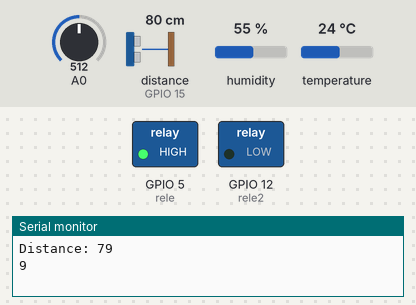
Simulated run of this sketch. Board: ESP8266 (NodeMCU). On the bench: switched loads named in the sketch (green lamp = pin HIGH), the last lines printed to the serial monitor. Wiring (inferred from the names in the program): ultrasonic range finder: trigger GPIO 13; echo GPIO 15. Inputs (shaded band) come from the test bench; at power-on: A0 = 512, distance to the obstacle (sensor on GPIO 15) 80 cm, humidity 55 %, temperature 24 °C. The echo pulse lasts 58.3 µs per cm; WiFi joins after 1.5 s; servers stay silent unless stated; pins used as bus, display or sensor lines are not drawn.

Above: at 5.2 s.
5.3 s: A0 set to 738
7.0 s: A0 set to 759
At 8.4 s:
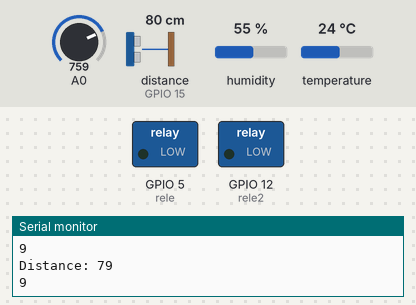
9.3 s: A0 set to 740
At 11.1 s:
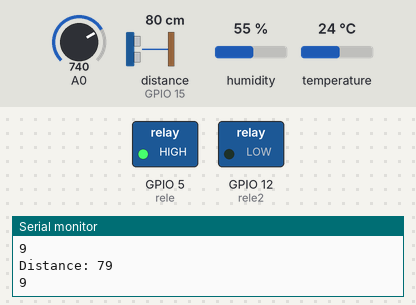
Timing chart, 0 to 12.6 s (numbered marks = the images above; inputs shaded):
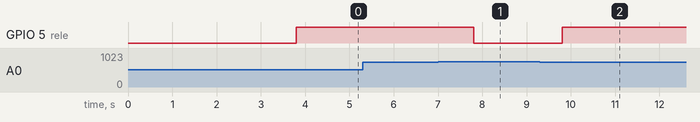

Measured:
- the behaviour switches between 750 and 751 on A0 (found by bisection; images 0 and 1)
- after the input at 7.0 s, GPIO 5 (rele): HIGH → LOW after 0.80 s
- after the input at 9.3 s, GPIO 5 (rele): LOW → HIGH after 0.50 s

The sketch:

invernadero.ino
```cpp
#include <ESP8266WiFi.h>
#include <BlynkSimpleEsp8266.h>
#include <DHT.h>
#define BLYNK_PRINT Serial
#define DHTPIN 4
#define DHTTYPE DHT11
int rele = 5;
int rele2 = 12;
int riegos = 0;
int llenadas = 0;
const int trigPin = 13;
const int echoPin = 15;
long duration;
int distance;
int nivel;
DHT dht(DHTPIN,DHTTYPE);
BlynkTimer timer;

// Auth Token from Blynk App.

char auth[] = "2d3562901ed142f9ac32fc75de228182";


char ssid[] = "xx";
char pass[] = "xxxxx";

void sendSensor()
{
  float h = dht.readHumidity();
  float t = dht.readTemperature(); // or dht.readTemperature(true) for Fahrenheit

  if (isnan(h) || isnan(t)) {
    Serial.println(h);
    Serial.println(t);
    return;
  }
  // ready to send any value at any time.
  // we should not send more than 10 values per second.
  Blynk.virtualWrite(V5, h);
  Blynk.virtualWrite(V6, t);

}

void control(){
int bomba =  digitalRead(rele);
int moist = analogRead(A0);
if(moist<200){
  if(bomba == HIGH){
    if(moist<180){
      digitalWrite(rele, LOW);
    }
}
}
if(moist>200){
  if(bomba == LOW){
  riegos++;
  digitalWrite(rele, HIGH);
  Blynk.virtualWrite(V0, riegos);
  Blynk.notify("Regando");
}
  if(moist>750){
    digitalWrite(rele, LOW);
    }
}
// level control
digitalWrite(trigPin, LOW);
delayMicroseconds(2);
// Sets the trigPin on HIGH state for 10 micro seconds
digitalWrite(trigPin, HIGH);
delayMicroseconds(10);
digitalWrite(trigPin, LOW);
// Reads the echoPin, returns the sound wave travel time in microseconds
duration = pulseIn(echoPin, HIGH);
// Calculating the distance
distance= duration*0.034/2;
nivel = distance-88;
Blynk.virtualWrite(V1, abs(nivel));
Serial.print("Distance: ");
Serial.println(distance);
Serial.println(abs(nivel));
int bomba2 =  digitalRead(rele2);
if(nivel<30){
  if(bomba2 = LOW){
  digitalWrite(rele2, HIGH);
  llenadas++;
  Blynk.virtualWrite(V1, llenadas);
  }
}
if(nivel>70){
  digitalWrite(rele2, LOW);
}
}

void setup()
{
  // Debug console
  Serial.begin(9600);
  pinMode(5, OUTPUT);
  pinMode(12, OUTPUT);
  pinMode(trigPin, OUTPUT);
  pinMode(echoPin, INPUT);


  Blynk.begin(auth, ssid, pass);
  // You can also specify server:
  //Blynk.begin(auth, ssid, pass, "blynk-cloud.com", 80);
  //Blynk.begin(auth, ssid, pass, IPAddress(192,168,1,100), 8080);
  dht.begin();
  timer.setInterval(10000L, sendSensor);
  timer.setInterval(2000, control);
}
void loop()
{
Blynk.run();
timer.run();
}
```
